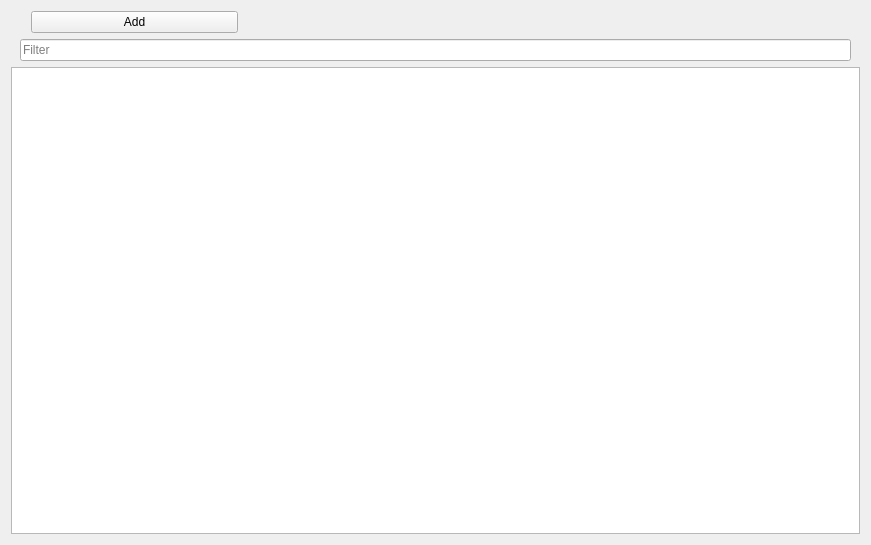
<?xml version="1.0" encoding="UTF-8"?>
<ui version="4.0">
 <class>LedLampListWidget</class>
 <widget class="QWidget" name="LedLampListWidget">
  <property name="geometry">
   <rect>
    <x>0</x>
    <y>0</y>
    <width>871</width>
    <height>545</height>
   </rect>
  </property>
  <property name="windowTitle">
   <string>Form</string>
  </property>
  <layout class="QVBoxLayout" name="verticalLayout">
   <item>
    <layout class="QHBoxLayout" name="horizontalLayout_62">
     <item>
      <spacer name="verticalSpacer">
       <property name="orientation">
        <enum>Qt::Vertical</enum>
       </property>
       <property name="sizeType">
        <enum>QSizePolicy::Ignored</enum>
       </property>
       <property name="sizeHint" stdset="0">
        <size>
         <width>20</width>
         <height>40</height>
        </size>
       </property>
      </spacer>
     </item>
     <item>
      <widget class="QPushButton" name="pbAddLamp">
       <property name="sizePolicy">
        <sizepolicy hsizetype="Expanding" vsizetype="Fixed">
         <horstretch>0</horstretch>
         <verstretch>0</verstretch>
        </sizepolicy>
       </property>
       <property name="text">
        <string>Add</string>
       </property>
       <property name="icon">
        <iconset resource="res.qrc">
         <normaloff>:/katynko/svg/draw-cross.svg</normaloff>:/katynko/svg/draw-cross.svg</iconset>
       </property>
      </widget>
     </item>
     <item>
      <spacer name="horizontalSpacer">
       <property name="orientation">
        <enum>Qt::Horizontal</enum>
       </property>
       <property name="sizeHint" stdset="0">
        <size>
         <width>40</width>
         <height>20</height>
        </size>
       </property>
      </spacer>
     </item>
     <item>
      <spacer name="horizontalSpacer_2">
       <property name="orientation">
        <enum>Qt::Horizontal</enum>
       </property>
       <property name="sizeHint" stdset="0">
        <size>
         <width>40</width>
         <height>20</height>
        </size>
       </property>
      </spacer>
     </item>
     <item>
      <spacer name="horizontalSpacer_74">
       <property name="orientation">
        <enum>Qt::Horizontal</enum>
       </property>
       <property name="sizeType">
        <enum>QSizePolicy::Expanding</enum>
       </property>
       <property name="sizeHint" stdset="0">
        <size>
         <width>40</width>
         <height>20</height>
        </size>
       </property>
      </spacer>
     </item>
    </layout>
   </item>
   <item>
    <layout class="QHBoxLayout" name="horizontalLayout_61">
     <property name="leftMargin">
      <number>9</number>
     </property>
     <property name="rightMargin">
      <number>9</number>
     </property>
     <item>
      <widget class="QLineEdit" name="leFilter">
       <property name="placeholderText">
        <string>Filter</string>
       </property>
       <property name="clearButtonEnabled">
        <bool>true</bool>
       </property>
      </widget>
     </item>
    </layout>
   </item>
   <item>
    <widget class="QTableView" name="tvTable">
     <property name="font">
      <font>
       <pointsize>12</pointsize>
      </font>
     </property>
     <property name="editTriggers">
      <set>QAbstractItemView::NoEditTriggers</set>
     </property>
     <property name="alternatingRowColors">
      <bool>true</bool>
     </property>
     <property name="selectionBehavior">
      <enum>QAbstractItemView::SelectRows</enum>
     </property>
     <property name="sortingEnabled">
      <bool>true</bool>
     </property>
     <property name="cornerButtonEnabled">
      <bool>true</bool>
     </property>
    </widget>
   </item>
  </layout>
 </widget>
 <resources>
  <include location="res.qrc"/>
 </resources>
 <connections/>
</ui>
